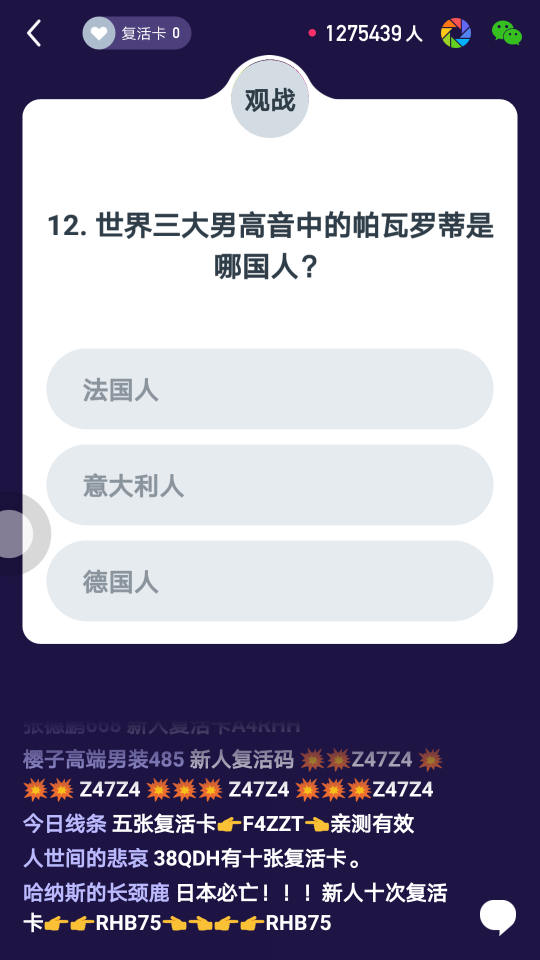
#> input picture screenshot.png, 1080 x 1920 px, found by its file name (shown at 1/2 size)
$ python ocr.py
#> lines starting #> are read from the running program, lines starting #| are printed output that depends on the picture; after the words box and inside, x2 and y2 are one past the last pixel; in counts of white or black regions, pixels touching at a corner belong together
#> further down, image is the input picture: PIL image 1080x1920 RGBA; mean R, G, B, A 148.1, 144.4, 165.6, 255
# -*- coding: utf-8 -*-

# @Author  : Skye
# @Time    : 2018/1/9 19:34
# @desc    :

from PIL import Image
import pytesseract

# 二值化算法
def binarizing(img,threshold):
    pixdata = img.load()
    w, h = img.size
    for y in range(h):
        for x in range(w):
            if pixdata[x, y] < threshold:
                pixdata[x, y] = 0
            else:
                pixdata[x, y] = 255
    return img


# 去除干扰线算法
def depoint(img):   #input: gray image
    pixdata = img.load()
    w,h = img.size
    for y in range(1,h-1):
        for x in range(1,w-1):
            count = 0
            if pixdata[x,y-1] > 245:
                count = count + 1
            if pixdata[x,y+1] > 245:
                count = count + 1
            if pixdata[x-1,y] > 245:
                count = count + 1
            if pixdata[x+1,y] > 245:
                count = count + 1
            if count > 2:
                pixdata[x,y] = 255
    return img

def ocr_img(image):

    # 切割题目和选项位置，左上角坐标和右下角坐标,自行测试分辨率
    question_im = image.crop((50, 350, 1000, 560)) # huawei P10
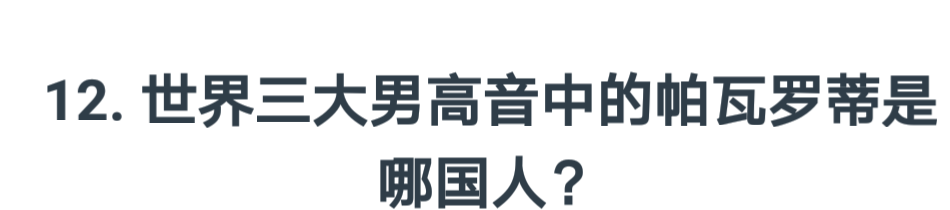
#> question_im: PIL image 950x210 RGBA; mean R, G, B, A 228.2, 230, 231.4, 255
    choices_im = image.crop((75, 535, 990, 1200))
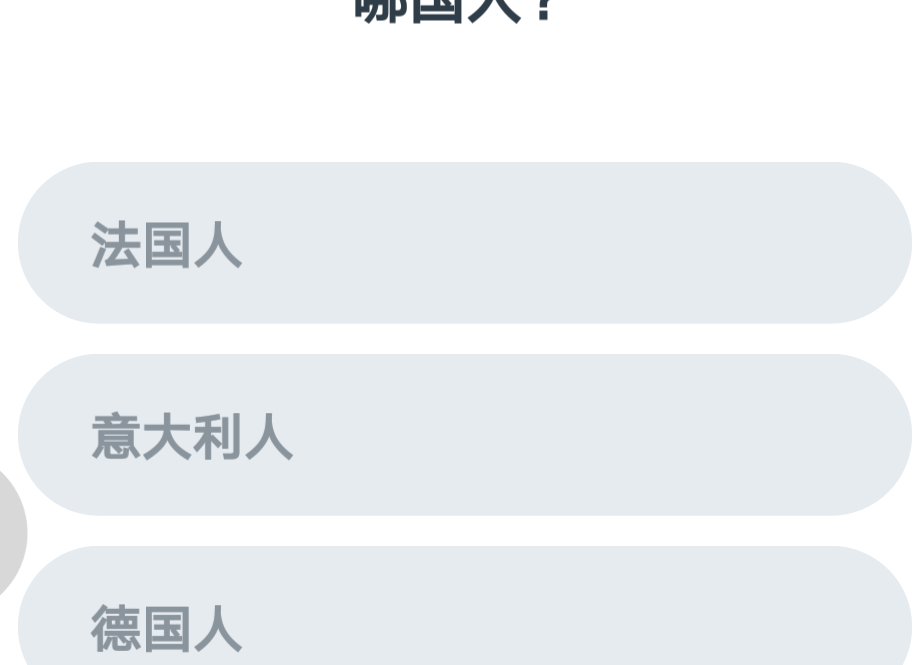
#> choices_im: PIL image 915x665 RGBA; mean R, G, B, A 236.9, 240.1, 243.4, 255
    # question = img.crop((75, 315, 1167, 789)) # iPhone 7P

    # 转化为灰度图
    question_im = question_im.convert('L')
#> question_im: PIL image 950x210 L
    choices_im = choices_im.convert('L')
#> choices_im: PIL image 915x665 L
    # 把图片变成二值图像。
    question_im=binarizing(question_im,190)
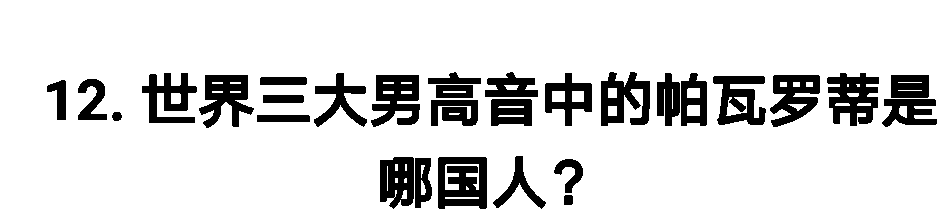
#> question_im: PIL image 950x210 L; 85.9% white; 30 black regions, largest, box (x1, y1, x2, y2) and area: (438, 157, 487, 209) 2024, (827, 73, 879, 126) 1789, (371, 75, 420, 127) 1727
    choices_im = binarizing(choices_im, 190)
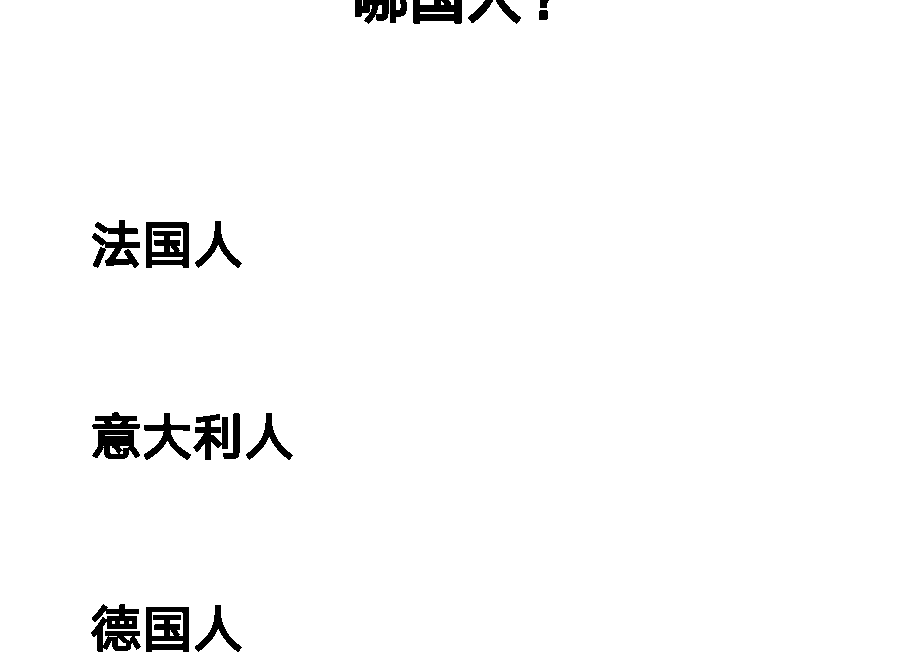
#> choices_im: PIL image 915x665 L; 97.9% white; 19 black regions, largest, box (x1, y1, x2, y2) and area: (91, 604, 141, 652) 1452, (146, 222, 189, 268) 1440, (146, 607, 189, 652) 1430
    # img2=depoint(img1)
    #img1.show()

    # tesseract 路径
    pytesseract.pytesseract.tesseract_cmd = '/usr/local/Cellar/tesseract/3.05.01/bin/tesseract'
    # 语言包目录和参数
    tessdata_dir_config = '--tessdata-dir "/usr/local/Cellar/tesseract/3.05.01/share/tessdata/" --psm 6'

    # lang 指定中文简体
#> (the run stopped early here; a loop or call above may not have finished)
